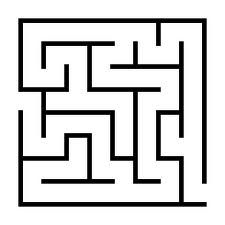
%> input picture images/maze1.jpg, 225 x 225 px
$ octave simplifyImage.m   (GNU Octave 9; MATLAB toolbox functions it lacks are replaced by stand-ins)
%> lines starting %> are read from the running program, lines starting %| are printed output that depends on the picture; in (x1, y1, x2, y2) boxes, pixels count from 0 and x2, y2 are one past the last pixel; in counts of white or black regions, pixels touching at a corner belong together; the program's own positions count from 1
% read image
map = imread('maze1.jpg');
%> map is the input picture: size 225x225x3 uint8; min 0, max 255, mean 211.8

% if the image is in color turn it black and white. (check if its a
% three dimensional matrix)
x = size(map);
%> x = [225 225 3]
x = size(x);
%> x = [1 3]
x = x(2);
%> x = 3
if(x == 3)
    map = rgb2gray(map);
%> map: size 225x225 uint8
end

%make sure the image is square


Z = imbinarize(map);
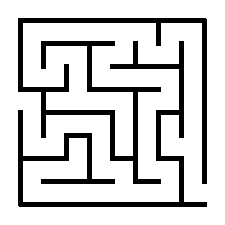
%> Z: size 225x225 logical; 82% white; 2 black regions, box (x1, y1, x2, y2) and area: (18, 18, 207, 184) 5084, (18, 41, 207, 207) 4049
dims=size(Z);
%> dims = [225 225]
Z = imresize(Z,[max(dims) max(dims)]);
imagesc(Z);
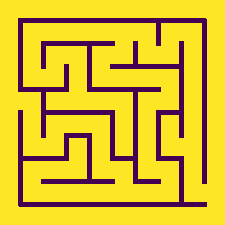
%> displayed picture: size 225x225x3, on the screen's scale of 0 to 255; mean R, G, B 219.6, 189.5, 45.5

windowSize = 20;
X = Z;

%iterate through windows to make each node perfectly square
for r = 1:windowSize:(dims(1) - windowSize)
    for c = 1:windowSize:(dims(1) - windowSize)
        %window r, c
        W = X(r:r+(windowSize-1),c:c+(windowSize-1));
        X(r:r+(windowSize-1),c:c+(windowSize-1)) = round(mean(mean(W)));
    end
end
%> X: size 225x225 logical; 18.04% of pixels changed, all inside (x1, y1, x2, y2) = (18, 18, 207, 207)
figure
imagesc(X)
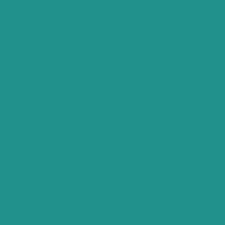
%> displayed picture: size 225x225x3, on the screen's scale of 0 to 255; mean R, G, B 33, 145, 140
A = imresize(X, 1/windowSize);
figure
imagesc(A);
